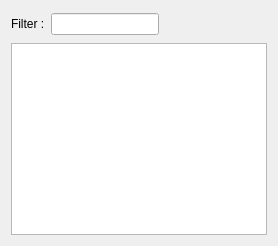
             <widget class="QWidget" name="tab_20">
              <attribute name="title">
               <string>Buffer</string>
              </attribute>
              <layout class="QVBoxLayout" name="verticalLayout_27">
               <item>
                <widget class="QWidget" name="widget_20" native="true">
                 <layout class="QFormLayout" name="formLayout_17">
                  <property name="leftMargin">
                   <number>0</number>
                  </property>
                  <property name="topMargin">
                   <number>2</number>
                  </property>
                  <property name="rightMargin">
                   <number>0</number>
                  </property>
                  <property name="bottomMargin">
                   <number>2</number>
                  </property>
                  <item row="0" column="1">
                   <widget class="QLineEdit" name="filterLineEditBufferFormats">
                    <property name="sizePolicy">
                     <sizepolicy hsizetype="Fixed" vsizetype="Fixed">
                      <horstretch>0</horstretch>
                      <verstretch>0</verstretch>
                     </sizepolicy>
                    </property>
                   </widget>
                  </item>
                  <item row="0" column="0">
                   <widget class="QLabel" name="filterLabel_16">
                    <property name="text">
                     <string>Filter :</string>
                    </property>
                   </widget>
                  </item>
                 </layout>
                </widget>
               </item>
               <item>
                <widget class="QTreeView" name="treeViewBufferFormats">
                 <property name="styleSheet">
                  <string notr="true">QTreeView::item { 	height: 1.25em;  }</string>
                 </property>
                 <property name="editTriggers">
                  <set>QAbstractItemView::NoEditTriggers</set>
                 </property>
                 <property name="alternatingRowColors">
                  <bool>true</bool>
                 </property>
                 <property name="sortingEnabled">
                  <bool>true</bool>
                 </property>
                 <attribute name="headerVisible">
                  <bool>true</bool>
                 </attribute>
                 <attribute name="headerMinimumSectionSize">
                  <number>200</number>
                 </attribute>
                </widget>
               </item>
              </layout>
             </widget>
